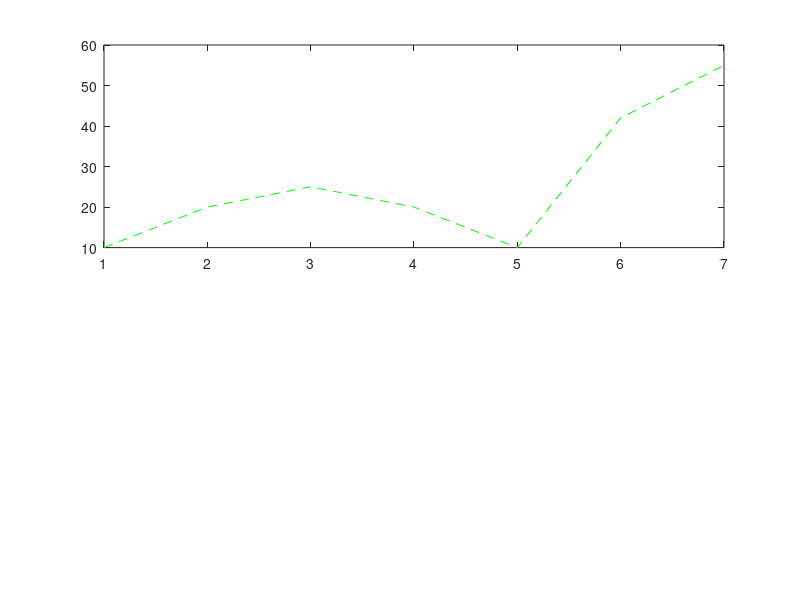

Reproduce this figure in MATLAB. (Note: this script raises an error after producing the figure.)
%Assign values
days=["Mon";"Tues";"Wed";"Thurs";"Fri";"Sat";"Sun"];
Sifiso=[10 20 25 20 10 42 55];
Mary=[25 20 30 35 38 25 10];
%Plot sub plot
subplot(2,1,1);
plot(Sifiso,"--g");
%Add labels etc for Sifiso graph 
xticklabels(days);
grid on;
title('Graph of Distance vs Days');
xlabel('Days');
ylabel('Distance(km)');
legend('Sifiso');
%Plot other subplot
subplot(2,1,2);
plot(Mary,"-p");
%Add labels etc for Mary graph
xticklabels(days);
grid on;
title('Graph of Distance vs Days');
xlabel('Days');
ylabel('Distance(km)');
legend('Mary');
